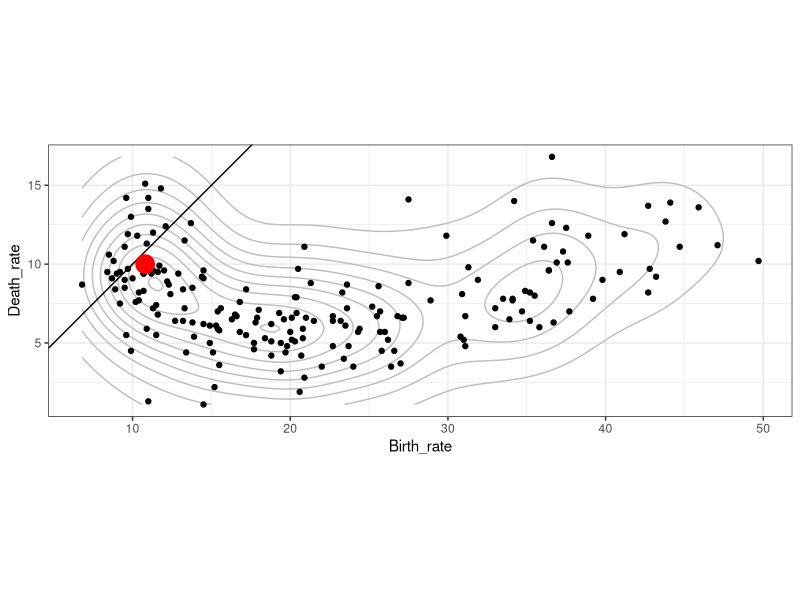
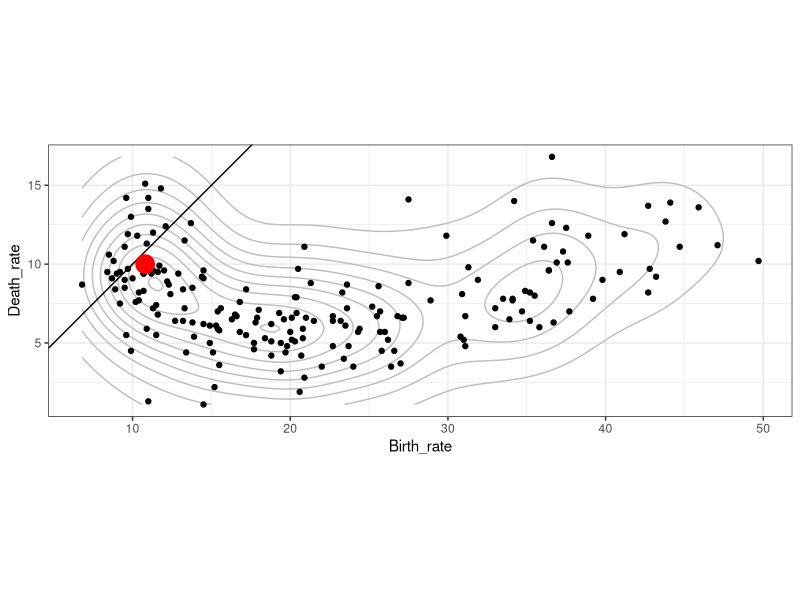

The R source for these figures, in order:
# dane z WHO
# http://apps.who.int/gho/data/view.main.CBDR2040

library(openxlsx)

rates <- read.xlsx("data.xlsx",1)[-1,]
rates[,2] <- as.numeric(as.character(rates[,2]))
rates[,3] <- as.numeric(as.character(rates[,3]))

colnames(rates) <- c("country","Birth_rate","Death_rate")

library(ggplot2)
library(MASS)

pl <- ggplot(rates, aes(x=Birth_rate, y=Death_rate)) +
  geom_density2d(h=c(10,10), color="grey") +
  geom_point() + coord_fixed() +
  geom_abline(xintercept=0,slope=1) + 
  geom_point(data=rates[136,], color="red", size=6) + 
  theme_bw() 

pl

ggsave(plot = pl, filename="rates.png", width = 15, height = 10)


#
# drugi wykres ze współrzędnymi
#

library(maps) 
library(dplyr) 
data(world.cities)
capitals <- world.cities %>%
  filter(capital == 1)

setdiff(capitals$country.etc,rates[,1])
setdiff(rates[,1],capitals$country.etc)

ratesGeo <- merge(capitals, rates, by.x = "country.etc", by.y = "country")


